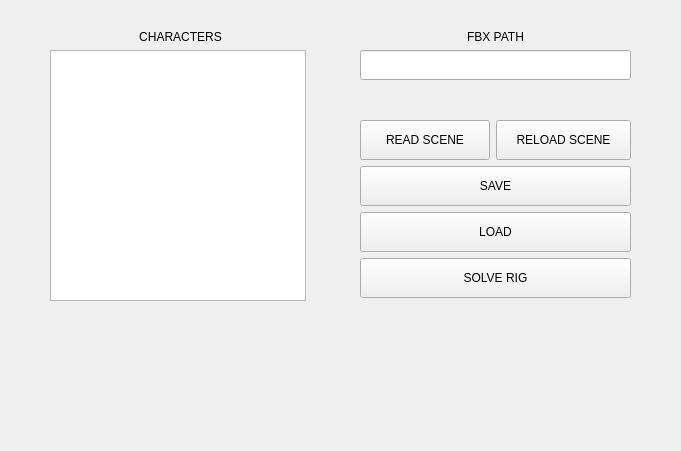
<?xml version="1.0" encoding="UTF-8"?>
<ui version="4.0">
 <class>Widget</class>
 <widget class="QWidget" name="Widget">
  <property name="geometry">
   <rect>
    <x>0</x>
    <y>0</y>
    <width>681</width>
    <height>451</height>
   </rect>
  </property>
  <property name="windowTitle">
   <string>Widget</string>
  </property>
  <widget class="QWidget" name="layoutWidget">
   <property name="geometry">
    <rect>
     <x>50</x>
     <y>30</y>
     <width>261</width>
     <height>271</height>
    </rect>
   </property>
   <layout class="QFormLayout" name="charactersLayout">
    <item row="1" column="0">
     <widget class="QListWidget" name="charDisplay"/>
    </item>
    <item row="0" column="0" colspan="2">
     <widget class="QLabel" name="charLabel">
      <property name="text">
       <string>CHARACTERS</string>
      </property>
      <property name="alignment">
       <set>Qt::AlignCenter</set>
      </property>
     </widget>
    </item>
   </layout>
  </widget>
  <widget class="QWidget" name="layoutWidget">
   <property name="geometry">
    <rect>
     <x>360</x>
     <y>30</y>
     <width>271</width>
     <height>86</height>
    </rect>
   </property>
   <layout class="QFormLayout" name="pathLayout">
    <item row="0" column="0" colspan="2">
     <widget class="QLabel" name="fbxLabel">
      <property name="layoutDirection">
       <enum>Qt::LeftToRight</enum>
      </property>
      <property name="midLineWidth">
       <number>0</number>
      </property>
      <property name="text">
       <string>FBX PATH</string>
      </property>
      <property name="alignment">
       <set>Qt::AlignCenter</set>
      </property>
     </widget>
    </item>
    <item row="1" column="0" colspan="2">
     <widget class="QLineEdit" name="fbxPath">
      <property name="minimumSize">
       <size>
        <width>0</width>
        <height>30</height>
       </size>
      </property>
     </widget>
    </item>
   </layout>
  </widget>
  <widget class="QWidget" name="layoutWidget">
   <property name="geometry">
    <rect>
     <x>360</x>
     <y>120</y>
     <width>271</width>
     <height>181</height>
    </rect>
   </property>
   <layout class="QFormLayout" name="buttonsLayout">
    <item row="0" column="0">
     <widget class="QPushButton" name="readButton">
      <property name="minimumSize">
       <size>
        <width>130</width>
        <height>40</height>
       </size>
      </property>
      <property name="autoFillBackground">
       <bool>false</bool>
      </property>
      <property name="text">
       <string>READ SCENE</string>
      </property>
     </widget>
    </item>
    <item row="0" column="1">
     <widget class="QPushButton" name="reloadButton">
      <property name="minimumSize">
       <size>
        <width>130</width>
        <height>40</height>
       </size>
      </property>
      <property name="text">
       <string>RELOAD SCENE</string>
      </property>
     </widget>
    </item>
    <item row="1" column="0" colspan="2">
     <widget class="QPushButton" name="saveButton">
      <property name="minimumSize">
       <size>
        <width>250</width>
        <height>40</height>
       </size>
      </property>
      <property name="text">
       <string>SAVE</string>
      </property>
     </widget>
    </item>
    <item row="2" column="0" colspan="2">
     <widget class="QPushButton" name="loadButton">
      <property name="minimumSize">
       <size>
        <width>250</width>
        <height>40</height>
       </size>
      </property>
      <property name="text">
       <string>LOAD</string>
      </property>
     </widget>
    </item>
    <item row="3" column="0" colspan="2">
     <widget class="QPushButton" name="solveButton">
      <property name="minimumSize">
       <size>
        <width>250</width>
        <height>40</height>
       </size>
      </property>
      <property name="text">
       <string>SOLVE RIG</string>
      </property>
     </widget>
    </item>
   </layout>
  </widget>
  <widget class="QWidget" name="verticalLayoutWidget">
   <property name="geometry">
    <rect>
     <x>50</x>
     <y>330</y>
     <width>581</width>
     <height>81</height>
    </rect>
   </property>
   <layout class="QVBoxLayout" name="logLayout"/>
  </widget>
 </widget>
 <resources/>
 <connections/>
</ui>
